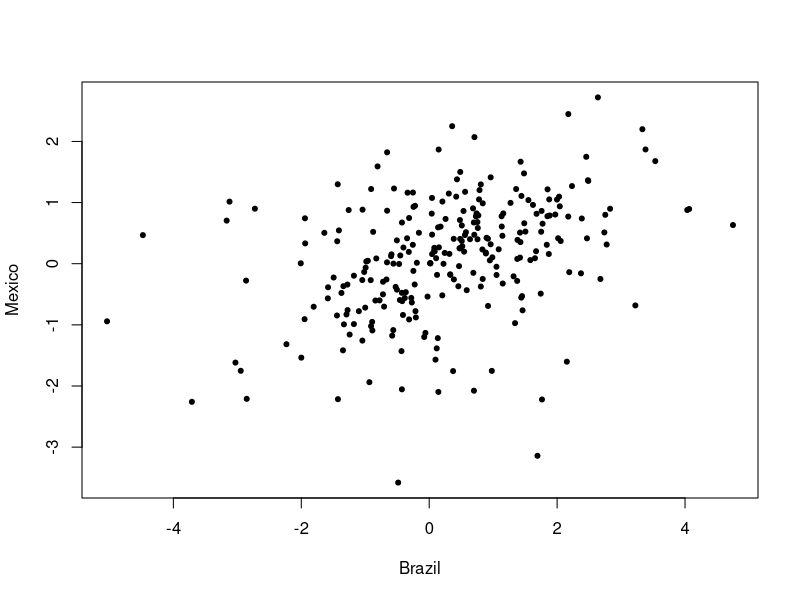
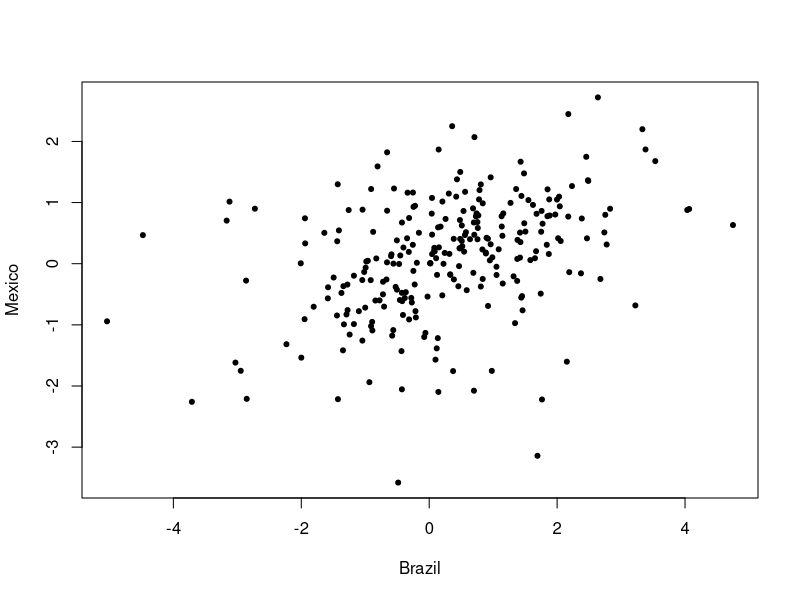

The R script that drew these images, in order: (Note: this script raises an error after producing the figures.)
## bramex data set ##

# Setting working directory (customize)
setwd("/Users/miguel/Dropbox/Current jobs/STAT-2016")

# Importing data #
bramex <- read.csv("Data/bramex.csv")
str(bramex)
summary(bramex)

# Regression line #
reg.model <- lm(formula=mex ~ bra, data=bramex)
names(reg.model)
reg.model$coefficients
summary(reg.model)
summary(reg.model)$r.squared

# Correlation analysis #
cor(bramex$bra, bramex$mex)
cor(bramex[, -1])

# Figure 1.1 (customize) #
pdf("Figures/fig 1.1.pdf",width=3.25,height=3.5,pointsize=7)
plot(bramex$bra, bramex$mex, main="", xlab="Brazil", ylab="Mexico", pch=20)
dev.off()

# Figure 1.2 (customize) #
pdf("Figures/fig 1.2.pdf",width=3.25,height=3.5,pointsize=7)
plot(bramex$bra, bramex$mex, main="", xlab="Brazil", ylab="Mexico", pch=20)
abline(model)
dev.off()
